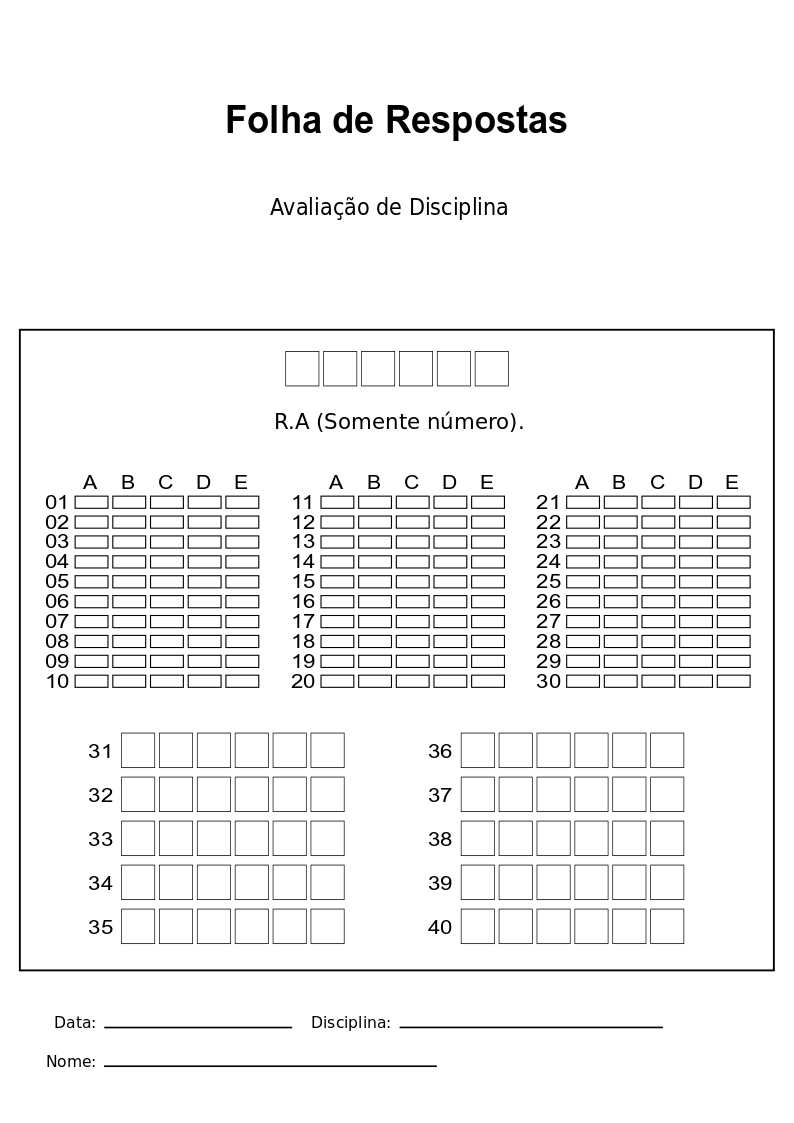
#> input picture ModeloGabarito/VetorialGabarito.png, 794 x 1123 px, found by its file name
$ python ProcessarImg.py
#> lines starting #> are read from the running program, lines starting #| are printed output that depends on the picture
import cv2

imageOriginal = cv2.imread('ModeloGabarito\VetorialGabarito.png')
#> imageOriginal is the input picture: shape (1123, 794, 3); min 0, max 255, mean 243.6
resized_image = cv2.resize(imageOriginal, (800, 800))
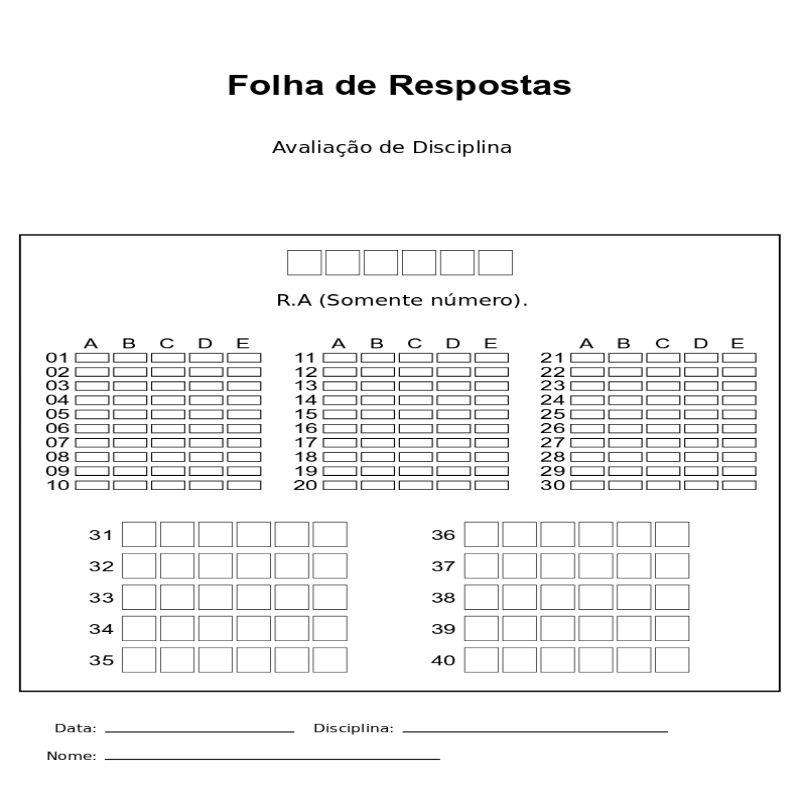
#> resized_image: shape (800, 800, 3); min 0, max 255, mean 243.6

xCoordDict = {
'01-A_E' : [83, 121, 159, 196, 234],
'11-A_E' : [329, 367, 405, 442, 480],
'21-A_E' : [575, 613, 651, 688, 725]
}

# [13 lines of commented-out code are left out]

RA = [294, 333, 371, 409, 447, 485]
yCoordRA = 62
height = 31
width = 29

# [5 lines of commented-out code are left out]

$ run again, with ModeloGabarito/GabaritoPNG.png copied over ModeloGabarito/VetorialGabarito.png
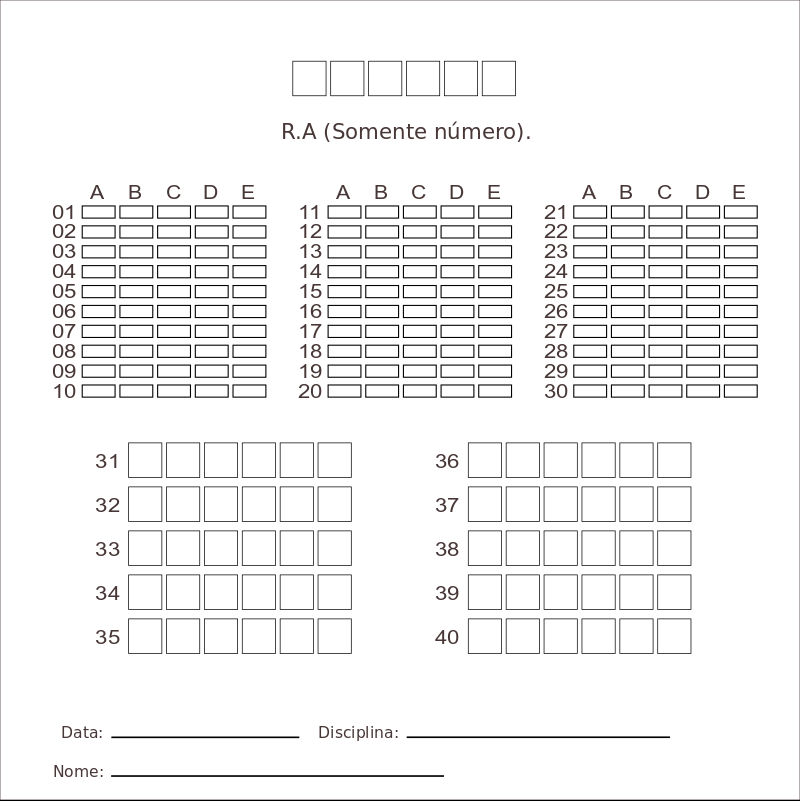
#> input picture ModeloGabarito/GabaritoPNG.png, 800 x 801 px, found by its file name
#> imageOriginal is the input picture: shape (801, 800, 3); mean B, G, R 243.1, 243.1, 243.3
#> `resized_image = cv2.resize(imageOriginal, (800, 800))`:
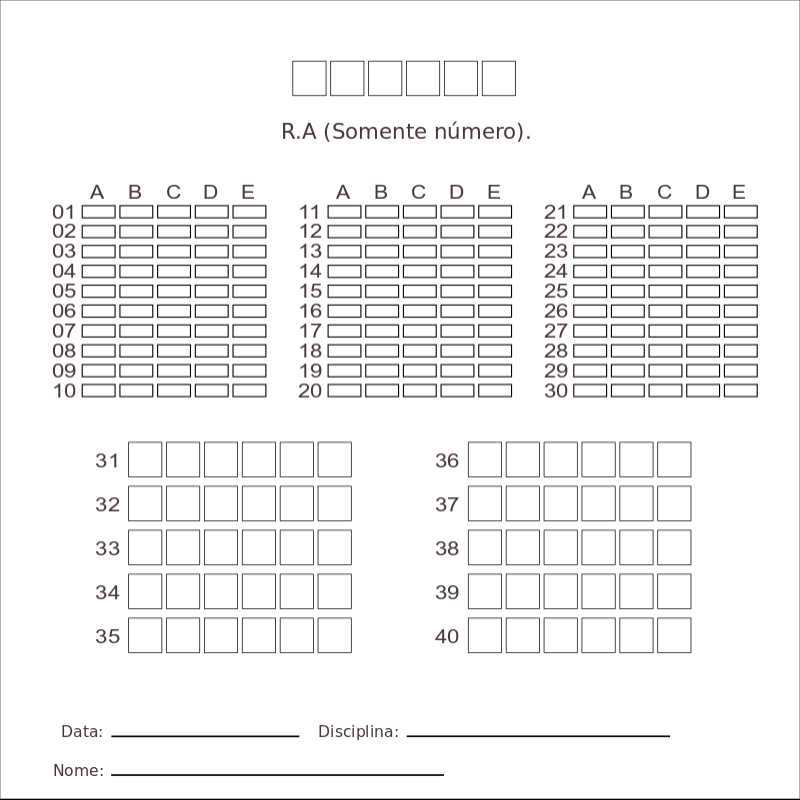
#> resized_image: shape (800, 800, 3); mean B, G, R 243.1, 243.1, 243.3

$ run again, with ModeloGabarito/GabaritoTeste.png copied over ModeloGabarito/VetorialGabarito.png
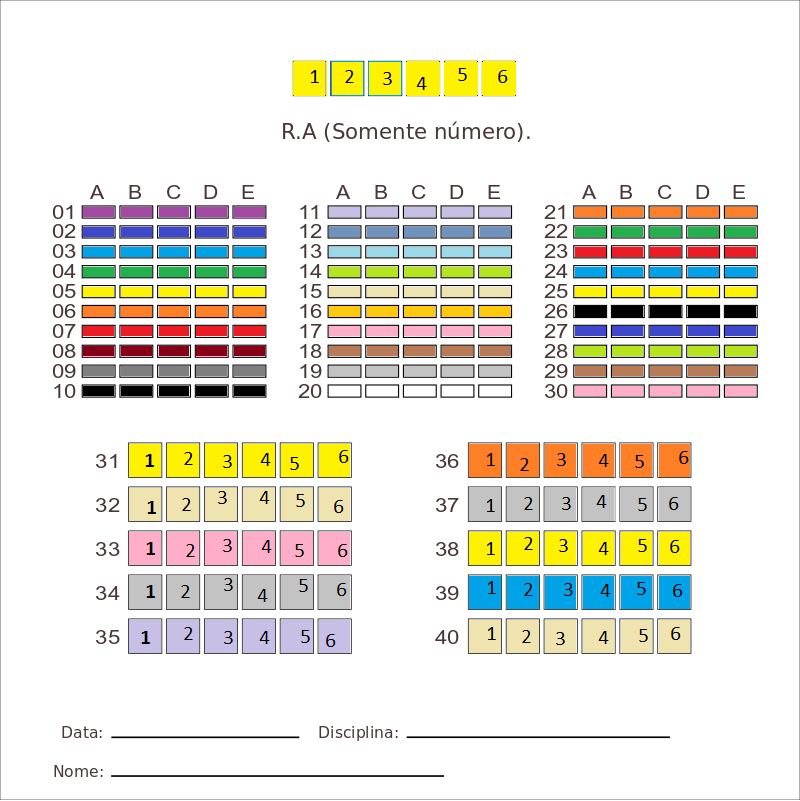
#> input picture ModeloGabarito/GabaritoTeste.png, 800 x 801 px, found by its file name
#> imageOriginal is the input picture: shape (801, 800, 3); mean B, G, R 219.2, 228.9, 231.4
#> `resized_image = cv2.resize(imageOriginal, (800, 800))`:
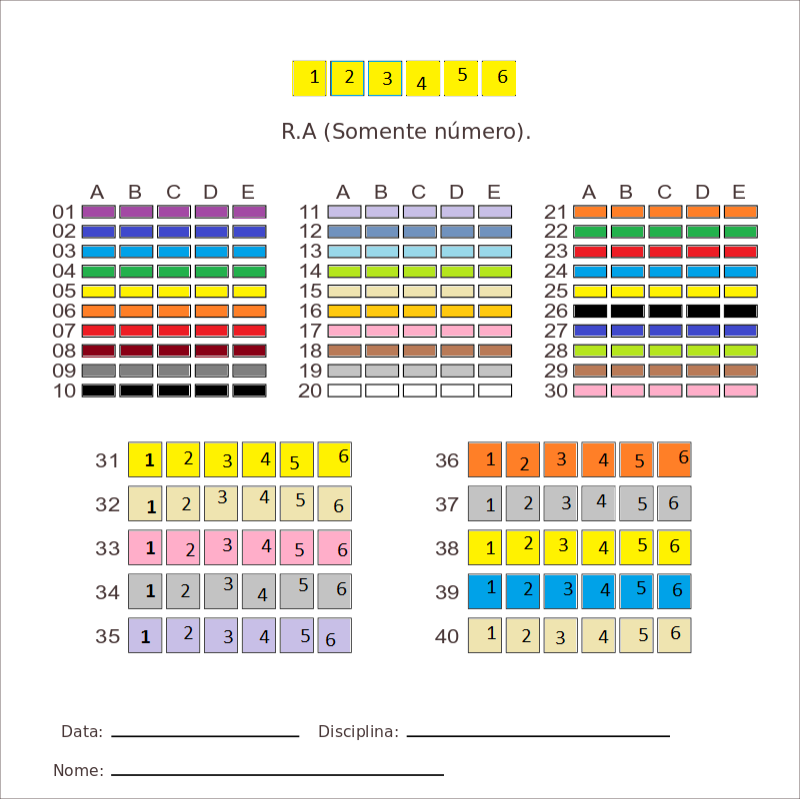
#> resized_image: shape (800, 800, 3); mean B, G, R 219.2, 228.9, 231.4
